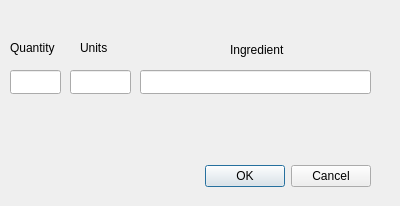
<?xml version="1.0" encoding="UTF-8"?>
<ui version="4.0">
 <class>addIngredient</class>
 <widget class="QDialog" name="addIngredient">
  <property name="geometry">
   <rect>
    <x>0</x>
    <y>0</y>
    <width>400</width>
    <height>206</height>
   </rect>
  </property>
  <property name="windowTitle">
   <string>Dialog</string>
  </property>
  <widget class="QDialogButtonBox" name="addToGroceryButton">
   <property name="geometry">
    <rect>
     <x>30</x>
     <y>160</y>
     <width>341</width>
     <height>32</height>
    </rect>
   </property>
   <property name="orientation">
    <enum>Qt::Orientation::Horizontal</enum>
   </property>
   <property name="standardButtons">
    <set>QDialogButtonBox::StandardButton::Cancel|QDialogButtonBox::StandardButton::Ok</set>
   </property>
  </widget>
  <widget class="QLabel" name="label">
   <property name="geometry">
    <rect>
     <x>10</x>
     <y>40</y>
     <width>49</width>
     <height>16</height>
    </rect>
   </property>
   <property name="text">
    <string>Quantity</string>
   </property>
  </widget>
  <widget class="QLabel" name="label_2">
   <property name="geometry">
    <rect>
     <x>80</x>
     <y>40</y>
     <width>49</width>
     <height>16</height>
    </rect>
   </property>
   <property name="text">
    <string>Units</string>
   </property>
  </widget>
  <widget class="QLabel" name="label_3">
   <property name="geometry">
    <rect>
     <x>230</x>
     <y>40</y>
     <width>71</width>
     <height>20</height>
    </rect>
   </property>
   <property name="text">
    <string>Ingredient</string>
   </property>
  </widget>
  <widget class="QLineEdit" name="quantityLineEdit">
   <property name="geometry">
    <rect>
     <x>10</x>
     <y>70</y>
     <width>51</width>
     <height>24</height>
    </rect>
   </property>
  </widget>
  <widget class="QLineEdit" name="unitsLineEdit">
   <property name="geometry">
    <rect>
     <x>70</x>
     <y>70</y>
     <width>61</width>
     <height>24</height>
    </rect>
   </property>
  </widget>
  <widget class="QLineEdit" name="ingredientLineEdit">
   <property name="geometry">
    <rect>
     <x>140</x>
     <y>70</y>
     <width>231</width>
     <height>24</height>
    </rect>
   </property>
  </widget>
 </widget>
 <resources/>
 <connections>
  <connection>
   <sender>addToGroceryButton</sender>
   <signal>accepted()</signal>
   <receiver>addIngredient</receiver>
   <slot>accept()</slot>
   <hints>
    <hint type="sourcelabel">
     <x>248</x>
     <y>254</y>
    </hint>
    <hint type="destinationlabel">
     <x>157</x>
     <y>274</y>
    </hint>
   </hints>
  </connection>
  <connection>
   <sender>addToGroceryButton</sender>
   <signal>rejected()</signal>
   <receiver>addIngredient</receiver>
   <slot>reject()</slot>
   <hints>
    <hint type="sourcelabel">
     <x>316</x>
     <y>260</y>
    </hint>
    <hint type="destinationlabel">
     <x>286</x>
     <y>274</y>
    </hint>
   </hints>
  </connection>
 </connections>
</ui>
